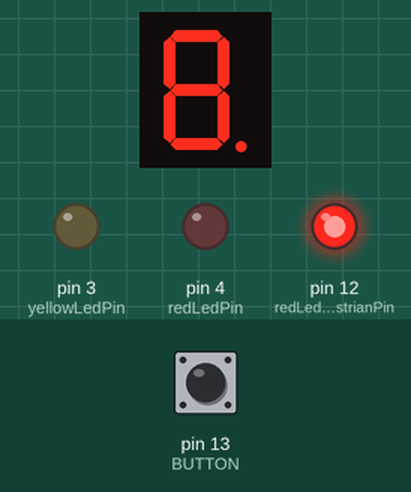
Bench run of a sketch on a simulated Arduino Uno, built with avr-gcc and run on an emulated ATmega328P. On the bench: 1-digit seven-segment display, output pins drawn as LEDs (lit = HIGH). Wiring (inferred from the names in the program): 1-digit 7-segment display, segments lit when HIGH: segments pin 10, pin 11, pin 7, pin 6, pin 5, pin 9, pin 8, pin 2. The inputs (shaded band) are chosen by the test bench; at power-on: pin 13 (BUTTON) LOW. The segment pins are drawn as the display they are named for; pins used as bus, display or sensor lines are not drawn.

Above: at 1.2 s.
1.3 s: pin 13 (BUTTON) pulled HIGH for 0.15 s
At 9.1 s:
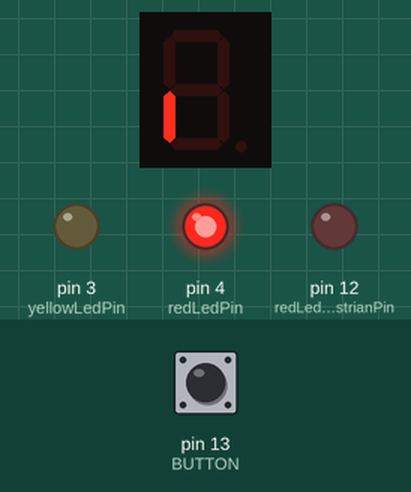
At 11.1 s:
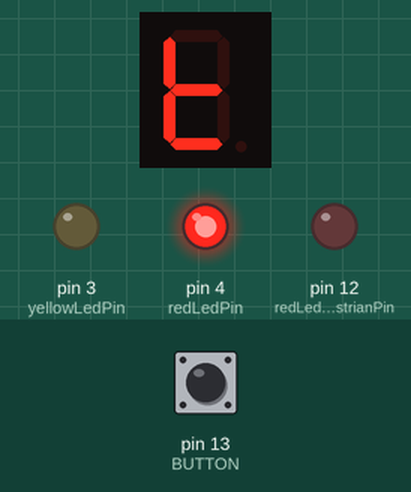
Timing chart, 0 to 21.8 s (numbered marks = the images above; inputs shaded):
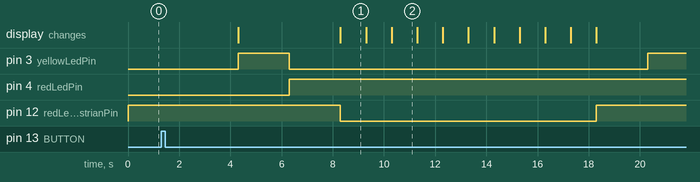

The sketch:

code.ino
```cpp
#define greenWait 1000
#define changeLight 2000
#define redLedPin 4
#define yellowLedPin 3
#define greenLedPin 2
#define redLedPedestrianPin 12
#define BUTTON 13
#define A 10
#define B 11
#define C 7
#define D 6
#define E 5
#define F 9
#define G 8
int buttonStatus = 0;

void clrLed() {
  digitalWrite(A, HIGH);
  digitalWrite(B, HIGH);
  digitalWrite(C, HIGH);
  digitalWrite(D, HIGH);
  digitalWrite(E, HIGH);
  digitalWrite(F, HIGH);
  digitalWrite(G, HIGH);
}

void one() {
  digitalWrite(A, HIGH);
  digitalWrite(B, LOW);
  digitalWrite(C, LOW);
  digitalWrite(D, HIGH);
  digitalWrite(E, HIGH);
  digitalWrite(F, HIGH);
  digitalWrite(G, HIGH);
  delay(greenWait);
}

void two() {
  digitalWrite(A, LOW);
  digitalWrite(B, LOW);
  digitalWrite(C, HIGH);
  digitalWrite(D, LOW);
  digitalWrite(E, LOW);
  digitalWrite(F, HIGH);
  digitalWrite(G, LOW);
  delay(greenWait);
}

void three() {
  digitalWrite(A, LOW);
  digitalWrite(B, LOW);
  digitalWrite(C, LOW);
  digitalWrite(D, LOW);
  digitalWrite(E, HIGH);
  digitalWrite(F, HIGH);
  digitalWrite(G, LOW);
  delay(greenWait);
}

void four() {
  digitalWrite(A, HIGH);
  digitalWrite(B, LOW);
  digitalWrite(C, LOW);
  digitalWrite(D, HIGH);
  digitalWrite(E, HIGH);
  digitalWrite(F, LOW);
  digitalWrite(G, LOW);
  delay(greenWait);
}

void five() {
  digitalWrite(A, LOW);
  digitalWrite(B, HIGH);
  digitalWrite(C, LOW);
  digitalWrite(D, LOW);
  digitalWrite(E, HIGH);
  digitalWrite(F, LOW);
  digitalWrite(G, LOW);
  delay(greenWait);
}

void six() {
  digitalWrite(A, LOW);
  digitalWrite(B, HIGH);
  digitalWrite(C, LOW);
  digitalWrite(D, LOW);
  digitalWrite(E, LOW);
  digitalWrite(F, LOW);
  digitalWrite(G, LOW);
  delay(greenWait);
}

void seven() {
  digitalWrite(A, LOW);
  digitalWrite(B, LOW);
  digitalWrite(C, LOW);
  digitalWrite(D, HIGH);
  digitalWrite(E, HIGH);
  digitalWrite(F, HIGH);
  digitalWrite(G, HIGH);
  delay(greenWait);
}

void eight() {
  digitalWrite(A, LOW);
  digitalWrite(B, LOW);
  digitalWrite(C, LOW);
  digitalWrite(D, LOW);
  digitalWrite(E, LOW);
  digitalWrite(F, LOW);
  digitalWrite(G, LOW);
  delay(greenWait);
}

void nine() {
  Serial.println("Dentro 9");
  digitalWrite(A, LOW);
  digitalWrite(B, LOW);
  digitalWrite(C, LOW);
  digitalWrite(D, LOW);
  digitalWrite(E, HIGH);
  digitalWrite(F, LOW);
  digitalWrite(G, LOW);
  delay(greenWait);
}

void zero() {
  digitalWrite(A, LOW);
  digitalWrite(B, LOW);
  digitalWrite(C, LOW);
  digitalWrite(D, LOW);
  digitalWrite(E, LOW);
  digitalWrite(F, LOW);
  digitalWrite(G, HIGH);
  delay(greenWait);
}

void greenCountDown() {
  digitalWrite(redLedPedestrianPin, LOW);
  nine();
  eight();
  seven();
  six();
  five();
  four();
  three();
  two();
  one();
  zero();
  digitalWrite(redLedPedestrianPin, HIGH);
  clrLed();
  delay(changeLight);
}

void setup() {
  // Seting Led output port
  pinMode(redLedPin, OUTPUT);
  pinMode(yellowLedPin, OUTPUT);
  pinMode(greenLedPin, OUTPUT);
  pinMode(redLedPedestrianPin, OUTPUT);
  pinMode(BUTTON, INPUT);
  pinMode(A, OUTPUT);
  pinMode(B, OUTPUT);
  pinMode(C, OUTPUT);
  pinMode(D, OUTPUT);
  pinMode(E, OUTPUT);
  pinMode(F, OUTPUT);
  pinMode(G, OUTPUT);
}

void loop() {

  buttonStatus = digitalRead(BUTTON);

  if (buttonStatus == HIGH) {
    delay(3000);
    digitalWrite(yellowLedPin, HIGH);
    digitalWrite(greenLedPin, LOW);
    delay(changeLight);
    digitalWrite(yellowLedPin, LOW);
    digitalWrite(redLedPin, HIGH);
    delay(changeLight);
    greenCountDown();
    digitalWrite(yellowLedPin, HIGH);
    delay(changeLight);
    buttonStatus = 0;
  } else {
    digitalWrite(redLedPedestrianPin, HIGH);
    digitalWrite(greenLedPin, HIGH);
    digitalWrite(yellowLedPin, LOW);
    digitalWrite(redLedPin, LOW);
    clrLed();
  }
}
```

Measured:
- after the input at 1.3 s, pin 3 (yellowLedPin): LOW → HIGH after 3.0 s, → LOW 2.0 s later, → HIGH 14.0 s later; pin 4 (redLedPin): LOW → HIGH after 5.0 s; pin 12 (redLedPedestrianPin): HIGH → LOW after 7.0 s, → HIGH 10.0 s later; the display: first changes after 3.0 s (image 1 shows a later state)
- what the display in image 1 shows lasts 1.0 s, from 8.3 s to 9.3 s
